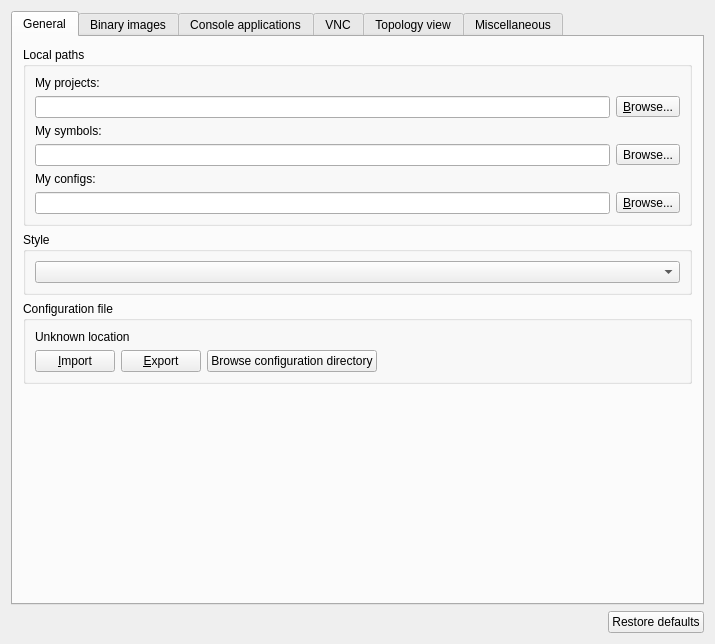
<?xml version="1.0" encoding="UTF-8"?>
<ui version="4.0">
 <class>GeneralPreferencesPageWidget</class>
 <widget class="QWidget" name="GeneralPreferencesPageWidget">
  <property name="geometry">
   <rect>
    <x>0</x>
    <y>0</y>
    <width>715</width>
    <height>644</height>
   </rect>
  </property>
  <property name="windowTitle">
   <string>General</string>
  </property>
  <property name="styleSheet">
   <string notr="true">
QWidget {
    background-color: #fae8b7;
    color: #586e75;
    selection-color: #f2f2f2;
    selection-background-color: #fae8b7;
}

QToolBar {
    border:0px;
}

QGraphicsView, QTextEdit, QPlainTextEdit, QTreeWidget, QListWidget, QLineEdit, QSpinBox, QComboBox {
    background-color: #fdf6e3;
    selection-color: #f2f2f2;
    selection-background-color: #fae8b7;
    color: #586e75;
}

QLabel, QMenu, QStatusBar {
  color: #586e75;
}

QMenuBar::item {
    background-color: #fae8b7;
}

QMenu::item:selected {
    color: #f2f2f2;
    background-color: #383838;
}

QToolButton:hover {
    background-color: #383838;
}

QGroupBox {
    color: #586e75;
    font: bold 12px;
    padding: 15px;
    border-style: none;
}

QAbstractScrollArea::corner {
    background: #fae8b7;
}

QScrollBar::add-page:horizontal, QScrollBar::sub-page:horizontal, QScrollBar::add-page:vertical, QScrollBar::sub-page:vertical {
  background: none;
}

QComboBox {
    selection-color: #f2f2f2;
    selection-background-color: #fae8b7;
}

QComboBox QAbstractItemView {
    background-color: #fdf6e3;
}

QDockWidget, QMenuBar, QPushButton, QToolButton, QTabWidget, QHeaderView::section {
    color: #586e75;
    font: bold 11px;
}

QTabBar {
    color: #586e75;
}

QRadioButton, QCheckBox {
  color: #586e75;
}

QRadioButton::disabled, QCheckBox::disabled {
  color: gray;
}
// bg-color=#fdf6e3
// fg-color=#586e75
// tool-bar=#fae8b7
// selection-bg=#383838 
// selection-fg=#f2f2f2
 </string>
  </property>
  <layout class="QVBoxLayout" name="verticalLayout">
   <item>
    <widget class="QTabWidget" name="uiMiscTabWidget">
     <property name="sizePolicy">
      <sizepolicy hsizetype="MinimumExpanding" vsizetype="MinimumExpanding">
       <horstretch>0</horstretch>
       <verstretch>0</verstretch>
      </sizepolicy>
     </property>
     <property name="currentIndex">
      <number>0</number>
     </property>
     <widget class="QWidget" name="uiGeneralTab">
      <attribute name="title">
       <string>General</string>
      </attribute>
      <layout class="QVBoxLayout" name="verticalLayout_4">
       <property name="leftMargin">
        <number>10</number>
       </property>
       <property name="topMargin">
        <number>10</number>
       </property>
       <property name="rightMargin">
        <number>10</number>
       </property>
       <property name="bottomMargin">
        <number>10</number>
       </property>
       <item>
        <widget class="QGroupBox" name="uiLocalPathsGroupBox">
         <property name="title">
          <string>Local paths</string>
         </property>
         <layout class="QVBoxLayout" name="verticalLayout_5">
          <item>
           <widget class="QLabel" name="uiProjectsPathLabel">
            <property name="text">
             <string>My projects:</string>
            </property>
           </widget>
          </item>
          <item>
           <layout class="QHBoxLayout" name="horizontalLayout_2">
            <item>
             <widget class="QLineEdit" name="uiProjectsPathLineEdit">
              <property name="sizePolicy">
               <sizepolicy hsizetype="MinimumExpanding" vsizetype="Fixed">
                <horstretch>0</horstretch>
                <verstretch>0</verstretch>
               </sizepolicy>
              </property>
              <property name="toolTip">
               <string>Directory where your GNS3 projects are stored</string>
              </property>
             </widget>
            </item>
            <item>
             <widget class="QToolButton" name="uiProjectsPathToolButton">
              <property name="text">
               <string>&amp;Browse...</string>
              </property>
              <property name="toolButtonStyle">
               <enum>Qt::ToolButtonTextOnly</enum>
              </property>
             </widget>
            </item>
           </layout>
          </item>
          <item>
           <widget class="QLabel" name="label">
            <property name="text">
             <string>My symbols:</string>
            </property>
           </widget>
          </item>
          <item>
           <layout class="QHBoxLayout" name="horizontalLayout_3">
            <item>
             <widget class="QLineEdit" name="uiSymbolsPathLineEdit"/>
            </item>
            <item>
             <widget class="QToolButton" name="uiSymbolsPathToolButton">
              <property name="text">
               <string>Browse...</string>
              </property>
             </widget>
            </item>
           </layout>
          </item>
          <item>
           <widget class="QLabel" name="uiConfigsPathLabel">
            <property name="text">
             <string>My configs:</string>
            </property>
           </widget>
          </item>
          <item>
           <layout class="QHBoxLayout" name="horizontalLayout_7">
            <item>
             <widget class="QLineEdit" name="uiConfigsPathLineEdit">
              <property name="sizePolicy">
               <sizepolicy hsizetype="MinimumExpanding" vsizetype="Fixed">
                <horstretch>0</horstretch>
                <verstretch>0</verstretch>
               </sizepolicy>
              </property>
              <property name="toolTip">
               <string>Directory where your binary images (e.g. IOS) are stored</string>
              </property>
             </widget>
            </item>
            <item>
             <widget class="QToolButton" name="uiConfigsPathToolButton">
              <property name="text">
               <string>&amp;Browse...</string>
              </property>
              <property name="toolButtonStyle">
               <enum>Qt::ToolButtonTextOnly</enum>
              </property>
             </widget>
            </item>
           </layout>
          </item>
         </layout>
        </widget>
       </item>
       <item>
        <widget class="QGroupBox" name="uiStyleGroupBox">
         <property name="title">
          <string>Style</string>
         </property>
         <layout class="QHBoxLayout" name="horizontalLayout_11">
          <item>
           <widget class="QComboBox" name="uiStyleComboBox"/>
          </item>
         </layout>
        </widget>
       </item>
       <item>
        <widget class="QGroupBox" name="uiConfigurationFileGroupBox">
         <property name="title">
          <string>Configuration file</string>
         </property>
         <layout class="QGridLayout" name="gridLayout">
          <item row="1" column="0">
           <layout class="QHBoxLayout" name="horizontalLayout">
            <item>
             <widget class="QPushButton" name="uiImportConfigurationFilePushButton">
              <property name="text">
               <string>&amp;Import</string>
              </property>
             </widget>
            </item>
            <item>
             <widget class="QPushButton" name="uiExportConfigurationFilePushButton">
              <property name="text">
               <string>&amp;Export</string>
              </property>
             </widget>
            </item>
            <item>
             <widget class="QPushButton" name="uiBrowseConfigurationPushButton">
              <property name="text">
               <string>Browse configuration directory</string>
              </property>
             </widget>
            </item>
            <item>
             <spacer name="horizontalSpacer">
              <property name="orientation">
               <enum>Qt::Horizontal</enum>
              </property>
              <property name="sizeHint" stdset="0">
               <size>
                <width>40</width>
                <height>20</height>
               </size>
              </property>
             </spacer>
            </item>
           </layout>
          </item>
          <item row="0" column="0">
           <widget class="QLabel" name="uiConfigurationFileLabel">
            <property name="text">
             <string>Unknown location</string>
            </property>
           </widget>
          </item>
         </layout>
        </widget>
       </item>
       <item>
        <spacer name="verticalSpacer_5">
         <property name="orientation">
          <enum>Qt::Vertical</enum>
         </property>
         <property name="sizeHint" stdset="0">
          <size>
           <width>20</width>
           <height>5</height>
          </size>
         </property>
        </spacer>
       </item>
      </layout>
     </widget>
     <widget class="QWidget" name="uiImagesTab">
      <attribute name="title">
       <string>Binary images</string>
      </attribute>
      <layout class="QVBoxLayout" name="verticalLayout_7">
       <property name="leftMargin">
        <number>10</number>
       </property>
       <property name="topMargin">
        <number>10</number>
       </property>
       <property name="rightMargin">
        <number>10</number>
       </property>
       <property name="bottomMargin">
        <number>10</number>
       </property>
       <item>
        <widget class="QGroupBox" name="uiLocalBinaryImagePathsGroupBox">
         <property name="title">
          <string>Local paths</string>
         </property>
         <layout class="QVBoxLayout" name="verticalLayout_10">
          <item>
           <widget class="QLabel" name="uiImagesPathLabel">
            <property name="text">
             <string>My binary images:</string>
            </property>
           </widget>
          </item>
          <item>
           <layout class="QHBoxLayout" name="horizontalLayout_4">
            <item>
             <widget class="QLineEdit" name="uiImagesPathLineEdit">
              <property name="sizePolicy">
               <sizepolicy hsizetype="MinimumExpanding" vsizetype="Fixed">
                <horstretch>0</horstretch>
                <verstretch>0</verstretch>
               </sizepolicy>
              </property>
              <property name="toolTip">
               <string>Directory where your binary images (e.g. IOS) are stored</string>
              </property>
             </widget>
            </item>
            <item>
             <widget class="QToolButton" name="uiImagesPathToolButton">
              <property name="text">
               <string>&amp;Browse...</string>
              </property>
              <property name="toolButtonStyle">
               <enum>Qt::ToolButtonTextOnly</enum>
              </property>
             </widget>
            </item>
           </layout>
          </item>
          <item>
           <widget class="QLabel" name="uiImageDirectoriesLabel">
            <property name="text">
             <string>Additional search locations for binary images:</string>
            </property>
           </widget>
          </item>
          <item>
           <widget class="QListWidget" name="uiImageDirectoriesListWidget">
            <property name="lineWidth">
             <number>0</number>
            </property>
            <property name="editTriggers">
             <set>QAbstractItemView::NoEditTriggers</set>
            </property>
            <property name="alternatingRowColors">
             <bool>false</bool>
            </property>
            <property name="selectionMode">
             <enum>QAbstractItemView::SingleSelection</enum>
            </property>
            <property name="selectionBehavior">
             <enum>QAbstractItemView::SelectItems</enum>
            </property>
            <property name="isWrapping" stdset="0">
             <bool>false</bool>
            </property>
            <property name="resizeMode">
             <enum>QListView::Adjust</enum>
            </property>
            <property name="layoutMode">
             <enum>QListView::Batched</enum>
            </property>
            <property name="gridSize">
             <size>
              <width>0</width>
              <height>18</height>
             </size>
            </property>
            <property name="viewMode">
             <enum>QListView::ListMode</enum>
            </property>
            <property name="uniformItemSizes">
             <bool>false</bool>
            </property>
            <property name="selectionRectVisible">
             <bool>true</bool>
            </property>
           </widget>
          </item>
          <item>
           <layout class="QHBoxLayout" name="horizontalLayout_13">
            <item>
             <widget class="QPushButton" name="uiImageDirectoriesAddPushButton">
              <property name="text">
               <string>Add</string>
              </property>
             </widget>
            </item>
            <item>
             <widget class="QPushButton" name="uiImageDirectoriesDeletePushButton">
              <property name="text">
               <string>Delete</string>
              </property>
             </widget>
            </item>
            <item>
             <spacer name="horizontalSpacer_4">
              <property name="orientation">
               <enum>Qt::Horizontal</enum>
              </property>
              <property name="sizeHint" stdset="0">
               <size>
                <width>40</width>
                <height>20</height>
               </size>
              </property>
             </spacer>
            </item>
           </layout>
          </item>
         </layout>
        </widget>
       </item>
      </layout>
     </widget>
     <widget class="QWidget" name="uiConsoleTab">
      <attribute name="title">
       <string>Console applications</string>
      </attribute>
      <layout class="QVBoxLayout" name="verticalLayout_3">
       <property name="leftMargin">
        <number>10</number>
       </property>
       <property name="topMargin">
        <number>10</number>
       </property>
       <property name="rightMargin">
        <number>10</number>
       </property>
       <property name="bottomMargin">
        <number>10</number>
       </property>
       <item>
        <widget class="QGroupBox" name="uiTelnetConsoleSettingsGroupBox">
         <property name="title">
          <string>Console settings</string>
         </property>
         <layout class="QVBoxLayout" name="verticalLayout_9">
          <item>
           <widget class="QLabel" name="uiTelnetConsoleCommandLabel">
            <property name="text">
             <string>Console application command for Telnet:</string>
            </property>
           </widget>
          </item>
          <item>
           <layout class="QHBoxLayout" name="horizontalLayout_9">
            <item>
             <widget class="QLineEdit" name="uiTelnetConsoleCommandLineEdit">
              <property name="sizePolicy">
               <sizepolicy hsizetype="MinimumExpanding" vsizetype="Fixed">
                <horstretch>0</horstretch>
                <verstretch>0</verstretch>
               </sizepolicy>
              </property>
              <property name="toolTip">
               <string>&lt;html&gt;&lt;head/&gt;&lt;body&gt;&lt;p&gt;Command line replacements:&lt;/p&gt;&lt;p&gt;%h = device server &lt;/p&gt;&lt;p&gt;%p = device port&lt;/p&gt;&lt;p&gt;%d = device hostname&lt;/p&gt;&lt;/body&gt;&lt;/html&gt;</string>
              </property>
              <property name="readOnly">
               <bool>true</bool>
              </property>
             </widget>
            </item>
            <item>
             <widget class="QPushButton" name="uiTelnetConsolePreconfiguredCommandPushButton">
              <property name="sizePolicy">
               <sizepolicy hsizetype="Maximum" vsizetype="Fixed">
                <horstretch>0</horstretch>
                <verstretch>0</verstretch>
               </sizepolicy>
              </property>
              <property name="text">
               <string>&amp;Edit</string>
              </property>
             </widget>
            </item>
           </layout>
          </item>
         </layout>
        </widget>
       </item>
       <item>
        <widget class="QGroupBox" name="uiConsoleMiscGroupBox">
         <property name="title">
          <string>Miscellaneous</string>
         </property>
         <layout class="QGridLayout" name="gridLayout_7">
          <item row="0" column="0">
           <widget class="QLabel" name="uiSlowConsoleAllLabel">
            <property name="text">
             <string>Delay between each console launch when consoling to all devices:</string>
            </property>
           </widget>
          </item>
          <item row="1" column="0">
           <widget class="QSpinBox" name="uiDelayConsoleAllSpinBox">
            <property name="suffix">
             <string> ms</string>
            </property>
            <property name="maximum">
             <number>10000</number>
            </property>
            <property name="value">
             <number>500</number>
            </property>
           </widget>
          </item>
         </layout>
        </widget>
       </item>
       <item>
        <spacer name="verticalSpacer_4">
         <property name="orientation">
          <enum>Qt::Vertical</enum>
         </property>
         <property name="sizeHint" stdset="0">
          <size>
           <width>20</width>
           <height>5</height>
          </size>
         </property>
        </spacer>
       </item>
      </layout>
     </widget>
     <widget class="QWidget" name="uiVNCTab">
      <attribute name="title">
       <string>VNC</string>
      </attribute>
      <layout class="QVBoxLayout" name="verticalLayout_6">
       <property name="leftMargin">
        <number>10</number>
       </property>
       <property name="topMargin">
        <number>10</number>
       </property>
       <property name="rightMargin">
        <number>10</number>
       </property>
       <property name="bottomMargin">
        <number>10</number>
       </property>
       <item>
        <widget class="QGroupBox" name="uiVNCConsoleSettingsGroupBox">
         <property name="title">
          <string>Settings for VNC connections</string>
         </property>
         <layout class="QVBoxLayout" name="verticalLayout_8">
          <item>
           <widget class="QLabel" name="uiVNCConsoleCommandLabel">
            <property name="text">
             <string>Console application command for VNC:</string>
            </property>
           </widget>
          </item>
          <item>
           <layout class="QHBoxLayout" name="horizontalLayout_8">
            <item>
             <widget class="QLineEdit" name="uiVNCConsoleCommandLineEdit">
              <property name="sizePolicy">
               <sizepolicy hsizetype="MinimumExpanding" vsizetype="Fixed">
                <horstretch>0</horstretch>
                <verstretch>0</verstretch>
               </sizepolicy>
              </property>
              <property name="toolTip">
               <string>&lt;html&gt;&lt;head/&gt;&lt;body&gt;&lt;p&gt;Command line replacements:&lt;/p&gt;&lt;p&gt;%h = device server &lt;/p&gt;&lt;p&gt;%p = device port&lt;/p&gt;&lt;p&gt;%d = device hostname&lt;/p&gt;&lt;/body&gt;&lt;/html&gt;</string>
              </property>
              <property name="readOnly">
               <bool>true</bool>
              </property>
             </widget>
            </item>
            <item>
             <widget class="QPushButton" name="uiVNCConsolePreconfiguredCommandPushButton">
              <property name="sizePolicy">
               <sizepolicy hsizetype="Maximum" vsizetype="Fixed">
                <horstretch>0</horstretch>
                <verstretch>0</verstretch>
               </sizepolicy>
              </property>
              <property name="text">
               <string>&amp;Edit</string>
              </property>
             </widget>
            </item>
           </layout>
          </item>
          <item>
           <spacer name="verticalSpacer_3">
            <property name="orientation">
             <enum>Qt::Vertical</enum>
            </property>
            <property name="sizeHint" stdset="0">
             <size>
              <width>20</width>
              <height>5</height>
             </size>
            </property>
           </spacer>
          </item>
         </layout>
        </widget>
       </item>
      </layout>
     </widget>
     <widget class="QWidget" name="uiSceneTab">
      <attribute name="title">
       <string>Topology view</string>
      </attribute>
      <layout class="QGridLayout" name="gridLayout_8">
       <property name="leftMargin">
        <number>10</number>
       </property>
       <property name="topMargin">
        <number>10</number>
       </property>
       <property name="rightMargin">
        <number>10</number>
       </property>
       <property name="bottomMargin">
        <number>10</number>
       </property>
       <item row="9" column="0" colspan="2">
        <layout class="QHBoxLayout" name="horizontalLayout_5">
         <item>
          <widget class="QPushButton" name="uiDefaultLabelFontPushButton">
           <property name="text">
            <string>&amp;Select default font</string>
           </property>
          </widget>
         </item>
         <item>
          <widget class="QPushButton" name="uiDefaultLabelColorPushButton">
           <property name="text">
            <string>&amp;Select default color</string>
           </property>
          </widget>
         </item>
         <item>
          <spacer name="horizontalSpacer_3">
           <property name="orientation">
            <enum>Qt::Horizontal</enum>
           </property>
           <property name="sizeHint" stdset="0">
            <size>
             <width>40</width>
             <height>20</height>
            </size>
           </property>
          </spacer>
         </item>
        </layout>
       </item>
       <item row="0" column="0">
        <widget class="QLabel" name="uiSceneWidthLabel">
         <property name="text">
          <string>Default width:</string>
         </property>
        </widget>
       </item>
       <item row="2" column="0">
        <widget class="QLabel" name="uiSceneHeightLabel">
         <property name="text">
          <string>Default height:</string>
         </property>
        </widget>
       </item>
       <item row="5" column="0" colspan="2">
        <widget class="QCheckBox" name="uiRectangleSelectedItemCheckBox">
         <property name="text">
          <string>Draw a rectangle when an item is selected</string>
         </property>
         <property name="checked">
          <bool>true</bool>
         </property>
        </widget>
       </item>
       <item row="6" column="0">
        <widget class="QCheckBox" name="uiDrawLinkStatusPointsCheckBox">
         <property name="text">
          <string>Draw link status points</string>
         </property>
         <property name="checked">
          <bool>true</bool>
         </property>
        </widget>
       </item>
       <item row="7" column="0">
        <widget class="QLabel" name="uiLabelPreviewLabel">
         <property name="text">
          <string>Default label style:</string>
         </property>
        </widget>
       </item>
       <item row="8" column="0" colspan="2">
        <widget class="QPlainTextEdit" name="uiDefaultLabelStylePlainTextEdit">
         <property name="sizePolicy">
          <sizepolicy hsizetype="MinimumExpanding" vsizetype="Expanding">
           <horstretch>0</horstretch>
           <verstretch>0</verstretch>
          </sizepolicy>
         </property>
         <property name="maximumSize">
          <size>
           <width>16777215</width>
           <height>50</height>
          </size>
         </property>
         <property name="readOnly">
          <bool>true</bool>
         </property>
         <property name="plainText">
          <string>AaBbYyZz</string>
         </property>
        </widget>
       </item>
       <item row="3" column="0" colspan="2">
        <widget class="QSpinBox" name="uiSceneHeightSpinBox">
         <property name="suffix">
          <string> pixels</string>
         </property>
         <property name="minimum">
          <number>500</number>
         </property>
         <property name="maximum">
          <number>1000000</number>
         </property>
         <property name="singleStep">
          <number>100</number>
         </property>
         <property name="value">
          <number>1000</number>
         </property>
        </widget>
       </item>
       <item row="1" column="0" colspan="2">
        <widget class="QSpinBox" name="uiSceneWidthSpinBox">
         <property name="suffix">
          <string> pixels</string>
         </property>
         <property name="minimum">
          <number>500</number>
         </property>
         <property name="maximum">
          <number>1000000</number>
         </property>
         <property name="singleStep">
          <number>100</number>
         </property>
         <property name="value">
          <number>2000</number>
         </property>
        </widget>
       </item>
       <item row="10" column="0">
        <spacer name="verticalSpacer_2">
         <property name="orientation">
          <enum>Qt::Vertical</enum>
         </property>
         <property name="sizeHint" stdset="0">
          <size>
           <width>20</width>
           <height>5</height>
          </size>
         </property>
        </spacer>
       </item>
       <item row="4" column="0">
        <widget class="QLabel" name="label_2">
         <property name="text">
          <string>If you want to change the size of the current project. Via the project menu you can edit it.</string>
         </property>
        </widget>
       </item>
      </layout>
     </widget>
     <widget class="QWidget" name="uiMiscTab">
      <attribute name="title">
       <string>Miscellaneous</string>
      </attribute>
      <layout class="QVBoxLayout" name="verticalLayout_2">
       <property name="leftMargin">
        <number>10</number>
       </property>
       <property name="topMargin">
        <number>10</number>
       </property>
       <property name="rightMargin">
        <number>10</number>
       </property>
       <property name="bottomMargin">
        <number>10</number>
       </property>
       <item>
        <widget class="QCheckBox" name="uiCheckForUpdateCheckBox">
         <property name="text">
          <string>Automatically check for update</string>
         </property>
         <property name="checked">
          <bool>true</bool>
         </property>
        </widget>
       </item>
       <item>
        <widget class="QCheckBox" name="uiCrashReportCheckBox">
         <property name="text">
          <string>Send anonymous crash reports</string>
         </property>
         <property name="checked">
          <bool>true</bool>
         </property>
        </widget>
       </item>
       <item>
        <widget class="QCheckBox" name="uiStatsCheckBox">
         <property name="text">
          <string>Send anonymous usage statistics</string>
         </property>
         <property name="checked">
          <bool>true</bool>
         </property>
        </widget>
       </item>
       <item>
        <widget class="QCheckBox" name="uiExperimentalFeaturesCheckBox">
         <property name="text">
          <string>Enable experimental features (dangerous, restart required)</string>
         </property>
        </widget>
       </item>
       <item>
        <widget class="QCheckBox" name="uiHdpiCheckBox">
         <property name="text">
          <string>Enable HDPI mode (this may crash the application on Linux, restart required)</string>
         </property>
        </widget>
       </item>
       <item>
        <widget class="QCheckBox" name="uiMultiProfilesCheckBox">
         <property name="text">
          <string>Request for profile settings at application startup  (work profile / home profile)</string>
         </property>
        </widget>
       </item>
       <item>
        <spacer name="verticalSpacer">
         <property name="orientation">
          <enum>Qt::Vertical</enum>
         </property>
         <property name="sizeHint" stdset="0">
          <size>
           <width>20</width>
           <height>5</height>
          </size>
         </property>
        </spacer>
       </item>
      </layout>
     </widget>
    </widget>
   </item>
   <item>
    <layout class="QHBoxLayout" name="horizontalLayout_6">
     <item>
      <spacer name="horizontalSpacer_2">
       <property name="orientation">
        <enum>Qt::Horizontal</enum>
       </property>
       <property name="sizeHint" stdset="0">
        <size>
         <width>324</width>
         <height>20</height>
        </size>
       </property>
      </spacer>
     </item>
     <item>
      <widget class="QPushButton" name="uiRestoreDefaultsPushButton">
       <property name="text">
        <string>Restore defaults</string>
       </property>
      </widget>
     </item>
    </layout>
   </item>
  </layout>
 </widget>
 <resources/>
 <connections/>
</ui>
